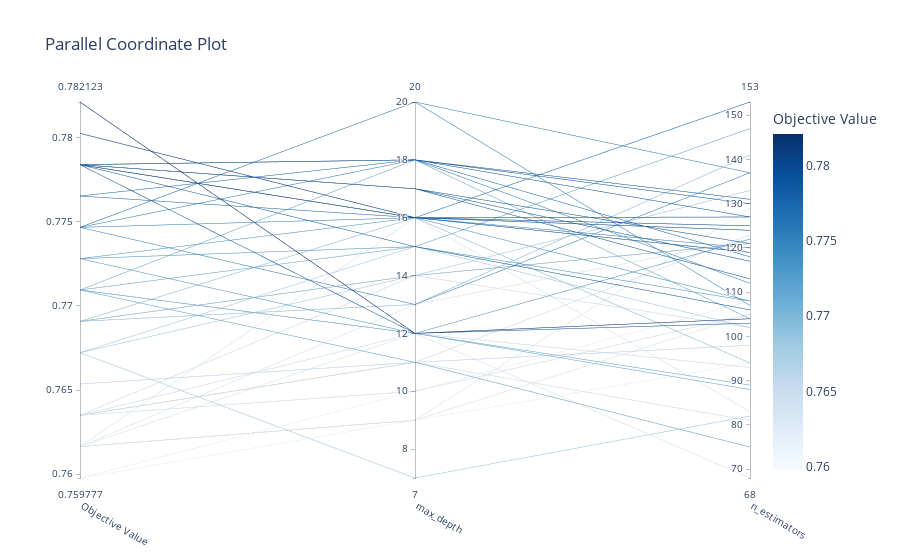

Source (notebook cell):
### Code cell
# 2. Parallel Coordinates Plot
plot_parallel_coordinate(study).show()
